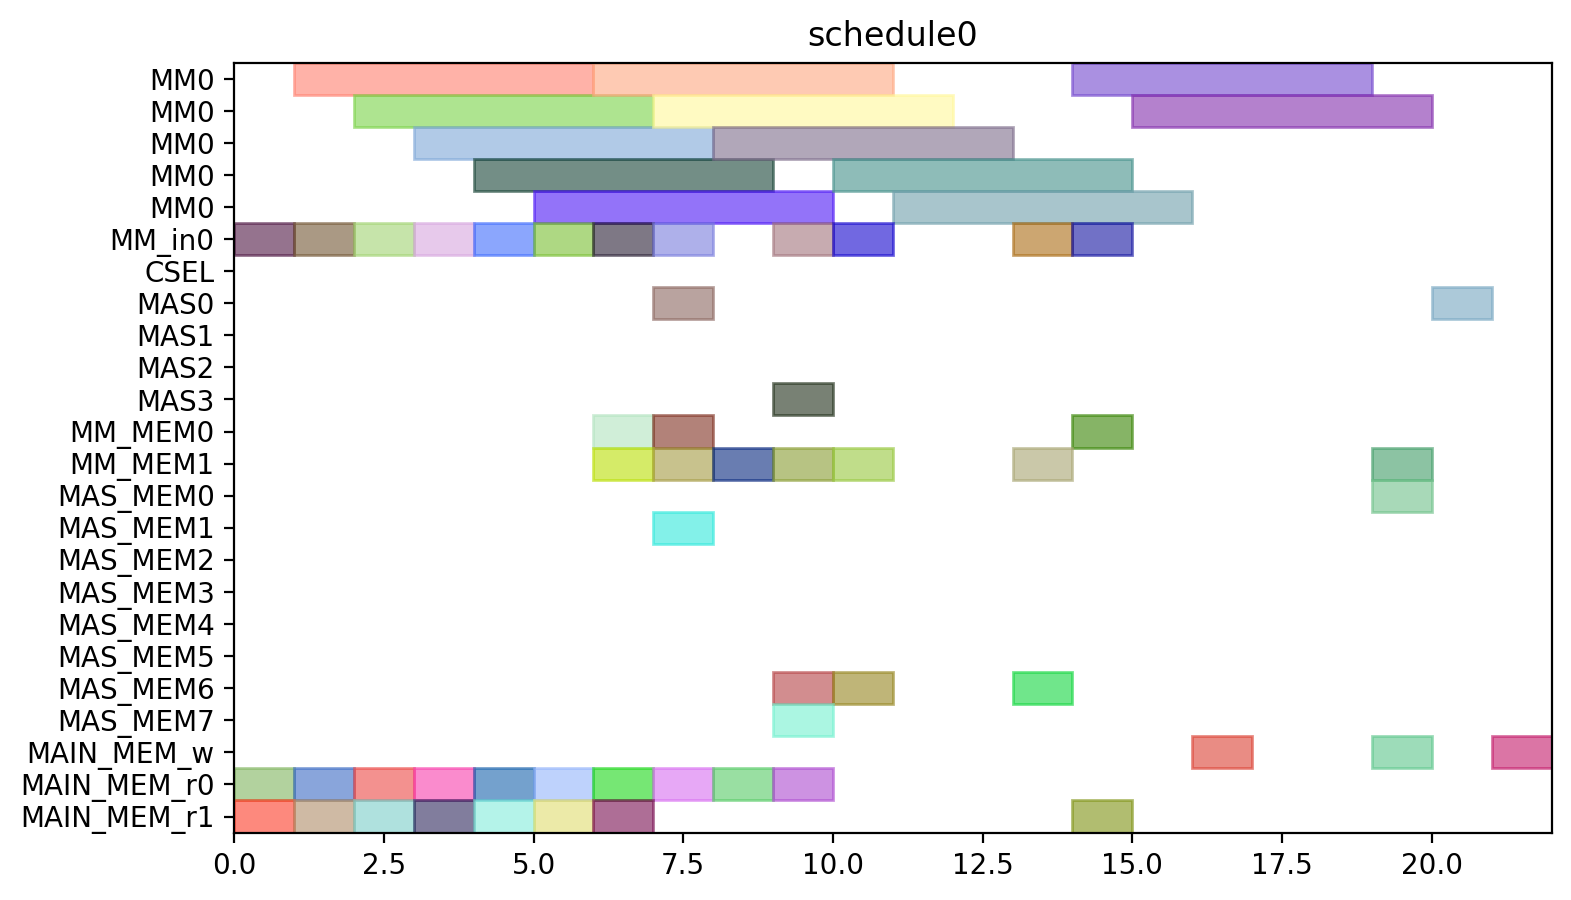

The Python source for this figure:
from pyschedule import Scenario, solvers, plotters, alt


def solve():
	horizon = 120
	S = Scenario("schedule0", horizon=horizon)

	# resource
	MM = S.Resources('MM', num=1, size=5)
	MM_in = S.Resources('MM_in', num=1)
	CSEL = S.Resource('CSEL')
	MAS = S.Resources('MAS', num=4, size=1, periods=range(1, horizon))
	MM_MEM = S.Resources('MM_MEM', num=2)
	MAS_MEM = S.Resources('MAS_MEM', num=8)
	MAIN_MEM_w = S.Resource('MAIN_MEM_w', size=1)
	MAIN_MEM_r = S.Resources('MAIN_MEM_r', num=2)

	# result of previous scheduling

	# new tasks
	r1 = S.Task('r1', length=5, delay_cost=1)
	r1 += alt(MM)
	r1_in = S.Task('r1_in', length=1, delay_cost=1)
	r1_in += alt(MM_in)
	S += r1_in*MM_in[0]<=r1*MM[0]
	r1_mem0 = S.Task('r1_mem0', length=1, delay_cost=1)
	r1_mem0 += MAIN_MEM_r[0]
	S += r1_mem0 <= r1

	r1_mem1 = S.Task('r1_mem1', length=1, delay_cost=1)
	r1_mem1 += MAIN_MEM_r[1]
	S += r1_mem1 <= r1

	r3 = S.Task('r3', length=5, delay_cost=1)
	r3 += alt(MM)
	r3_in = S.Task('r3_in', length=1, delay_cost=1)
	r3_in += alt(MM_in)
	S += r3_in*MM_in[0]<=r3*MM[0]
	r3_mem0 = S.Task('r3_mem0', length=1, delay_cost=1)
	r3_mem0 += MAIN_MEM_r[0]
	S += r3_mem0 <= r3

	r3_mem1 = S.Task('r3_mem1', length=1, delay_cost=1)
	r3_mem1 += MAIN_MEM_r[1]
	S += r3_mem1 <= r3

	r4 = S.Task('r4', length=5, delay_cost=1)
	r4 += alt(MM)
	r4_in = S.Task('r4_in', length=1, delay_cost=1)
	r4_in += alt(MM_in)
	S += r4_in*MM_in[0]<=r4*MM[0]
	r4_mem0 = S.Task('r4_mem0', length=1, delay_cost=1)
	r4_mem0 += MAIN_MEM_r[0]
	S += r4_mem0 <= r4

	r4_mem1 = S.Task('r4_mem1', length=1, delay_cost=1)
	r4_mem1 += MAIN_MEM_r[1]
	S += r4_mem1 <= r4

	r5 = S.Task('r5', length=5, delay_cost=1)
	r5 += alt(MM)
	r5_in = S.Task('r5_in', length=1, delay_cost=1)
	r5_in += alt(MM_in)
	S += r5_in*MM_in[0]<=r5*MM[0]
	r5_mem0 = S.Task('r5_mem0', length=1, delay_cost=1)
	r5_mem0 += MAIN_MEM_r[0]
	S += r5_mem0 <= r5

	r5_mem1 = S.Task('r5_mem1', length=1, delay_cost=1)
	r5_mem1 += MAIN_MEM_r[1]
	S += r5_mem1 <= r5

	r6 = S.Task('r6', length=5, delay_cost=1)
	r6 += alt(MM)
	r6_in = S.Task('r6_in', length=1, delay_cost=1)
	r6_in += alt(MM_in)
	S += r6_in*MM_in[0]<=r6*MM[0]
	r6_mem0 = S.Task('r6_mem0', length=1, delay_cost=1)
	r6_mem0 += MAIN_MEM_r[0]
	S += r6_mem0 <= r6

	r6_mem1 = S.Task('r6_mem1', length=1, delay_cost=1)
	r6_mem1 += MAIN_MEM_r[1]
	S += r6_mem1 <= r6

	r12 = S.Task('r12', length=5, delay_cost=1)
	r12 += alt(MM)
	r12_in = S.Task('r12_in', length=1, delay_cost=1)
	r12_in += alt(MM_in)
	S += r12_in*MM_in[0]<=r12*MM[0]
	r12_mem0 = S.Task('r12_mem0', length=1, delay_cost=1)
	r12_mem0 += MAIN_MEM_r[0]
	S += r12_mem0 <= r12

	r12_mem1 = S.Task('r12_mem1', length=1, delay_cost=1)
	r12_mem1 += MAIN_MEM_r[1]
	S += r12_mem1 <= r12

	r13 = S.Task('r13', length=5, delay_cost=1)
	r13 += alt(MM)
	r13_in = S.Task('r13_in', length=1, delay_cost=1)
	r13_in += alt(MM_in)
	S += r13_in*MM_in[0]<=r13*MM[0]
	r13_mem0 = S.Task('r13_mem0', length=1, delay_cost=1)
	r13_mem0 += MAIN_MEM_r[0]
	S += r13_mem0 <= r13

	r13_mem1 = S.Task('r13_mem1', length=1, delay_cost=1)
	r13_mem1 += MAIN_MEM_r[1]
	S += r13_mem1 <= r13

	r2 = S.Task('r2', length=1, delay_cost=1)
	r2 += alt(MAS)
	r2_mem0 = S.Task('r2_mem0', length=1, delay_cost=1)
	r2_mem0 += alt(MM_MEM)
	S += (r1*MM[0])-1 < r2_mem0*MM_MEM[0]
	S += r2_mem0 <= r2

	r2_mem1 = S.Task('r2_mem1', length=1, delay_cost=1)
	r2_mem1 += alt(MM_MEM)
	S += (r1*MM[0])-1 < r2_mem1*MM_MEM[1]
	S += r2_mem1 <= r2

	r7 = S.Task('r7', length=1, delay_cost=1)
	r7 += alt(MAS)
	r7_mem0 = S.Task('r7_mem0', length=1, delay_cost=1)
	r7_mem0 += alt(MM_MEM)
	S += (r5*MM[0])-1 < r7_mem0*MM_MEM[0]
	S += r7_mem0 <= r7

	r7_mem1 = S.Task('r7_mem1', length=1, delay_cost=1)
	r7_mem1 += alt(MM_MEM)
	S += (r6*MM[0])-1 < r7_mem1*MM_MEM[1]
	S += r7_mem1 <= r7

	r8 = S.Task('r8', length=1, delay_cost=1)
	r8 += alt(MAS)
	r8_mem0 = S.Task('r8_mem0', length=1, delay_cost=1)
	r8_mem0 += MAIN_MEM_r[0]
	S += r8_mem0 <= r8

	r8_mem1 = S.Task('r8_mem1', length=1, delay_cost=1)
	r8_mem1 += alt(MM_MEM)
	S += (r4*MM[0])-1 < r8_mem1*MM_MEM[1]
	S += r8_mem1 <= r8

	r10 = S.Task('r10', length=1, delay_cost=1)
	r10 += alt(MAS)
	r10_mem0 = S.Task('r10_mem0', length=1, delay_cost=1)
	r10_mem0 += MAIN_MEM_r[0]
	S += r10_mem0 <= r10

	r10_mem1 = S.Task('r10_mem1', length=1, delay_cost=1)
	r10_mem1 += alt(MM_MEM)
	S += (r4*MM[0])-1 < r10_mem1*MM_MEM[1]
	S += r10_mem1 <= r10

	r9 = S.Task('r9', length=5, delay_cost=1)
	r9 += alt(MM)
	r9_in = S.Task('r9_in', length=1, delay_cost=1)
	r9_in += alt(MM_in)
	S += r9_in*MM_in[0]<=r9*MM[0]
	r9_mem0 = S.Task('r9_mem0', length=1, delay_cost=1)
	r9_mem0 += MAIN_MEM_r[0]
	S += r9_mem0 <= r9

	r9_mem1 = S.Task('r9_mem1', length=1, delay_cost=1)
	r9_mem1 += alt(MAS_MEM)
	S += (r7*MAS[0])-1 < r9_mem1*MAS_MEM[1]
	S += (r7*MAS[1])-1 < r9_mem1*MAS_MEM[3]
	S += (r7*MAS[2])-1 < r9_mem1*MAS_MEM[5]
	S += (r7*MAS[3])-1 < r9_mem1*MAS_MEM[7]
	S += r9_mem1 <= r9

	r11 = S.Task('r11', length=5, delay_cost=1)
	r11 += alt(MM)
	r11_in = S.Task('r11_in', length=1, delay_cost=1)
	r11_in += alt(MM_in)
	S += r11_in*MM_in[0]<=r11*MM[0]
	r11_mem0 = S.Task('r11_mem0', length=1, delay_cost=1)
	r11_mem0 += alt(MAS_MEM)
	S += (r10*MAS[0])-1 < r11_mem0*MAS_MEM[0]
	S += (r10*MAS[1])-1 < r11_mem0*MAS_MEM[2]
	S += (r10*MAS[2])-1 < r11_mem0*MAS_MEM[4]
	S += (r10*MAS[3])-1 < r11_mem0*MAS_MEM[6]
	S += r11_mem0 <= r11

	r11_mem1 = S.Task('r11_mem1', length=1, delay_cost=1)
	r11_mem1 += alt(MAS_MEM)
	S += (r10*MAS[0])-1 < r11_mem1*MAS_MEM[1]
	S += (r10*MAS[1])-1 < r11_mem1*MAS_MEM[3]
	S += (r10*MAS[2])-1 < r11_mem1*MAS_MEM[5]
	S += (r10*MAS[3])-1 < r11_mem1*MAS_MEM[7]
	S += r11_mem1 <= r11

	PX_new = S.Task('PX_new', length=5, delay_cost=1)
	PX_new += alt(MM)
	PX_new_in = S.Task('PX_new_in', length=1, delay_cost=1)
	PX_new_in += alt(MM_in)
	S += PX_new_in*MM_in[0]<=PX_new*MM[0]
	S += 0<PX_new

	PX_new_w = S.Task('PX_new_w', length=1, delay_cost=1)
	PX_new_w += alt(MAIN_MEM_w)
	S += PX_new <= PX_new_w

	PX_new_mem0 = S.Task('PX_new_mem0', length=1, delay_cost=1)
	PX_new_mem0 += alt(MAS_MEM)
	S += (r2*MAS[0])-1 < PX_new_mem0*MAS_MEM[0]
	S += (r2*MAS[1])-1 < PX_new_mem0*MAS_MEM[2]
	S += (r2*MAS[2])-1 < PX_new_mem0*MAS_MEM[4]
	S += (r2*MAS[3])-1 < PX_new_mem0*MAS_MEM[6]
	S += PX_new_mem0 <= PX_new

	PX_new_mem1 = S.Task('PX_new_mem1', length=1, delay_cost=1)
	PX_new_mem1 += alt(MM_MEM)
	S += (r12*MM[0])-1 < PX_new_mem1*MM_MEM[1]
	S += PX_new_mem1 <= PX_new

	r14 = S.Task('r14', length=5, delay_cost=1)
	r14 += alt(MM)
	r14_in = S.Task('r14_in', length=1, delay_cost=1)
	r14_in += alt(MM_in)
	S += r14_in*MM_in[0]<=r14*MM[0]
	r14_mem0 = S.Task('r14_mem0', length=1, delay_cost=1)
	r14_mem0 += alt(MAS_MEM)
	S += (r2*MAS[0])-1 < r14_mem0*MAS_MEM[0]
	S += (r2*MAS[1])-1 < r14_mem0*MAS_MEM[2]
	S += (r2*MAS[2])-1 < r14_mem0*MAS_MEM[4]
	S += (r2*MAS[3])-1 < r14_mem0*MAS_MEM[6]
	S += r14_mem0 <= r14

	r14_mem1 = S.Task('r14_mem1', length=1, delay_cost=1)
	r14_mem1 += alt(MM_MEM)
	S += (r3*MM[0])-1 < r14_mem1*MM_MEM[1]
	S += r14_mem1 <= r14

	Z1_new = S.Task('Z1_new', length=5, delay_cost=1)
	Z1_new += alt(MM)
	Z1_new_in = S.Task('Z1_new_in', length=1, delay_cost=1)
	Z1_new_in += alt(MM_in)
	S += Z1_new_in*MM_in[0]<=Z1_new*MM[0]
	S += 0<Z1_new

	Z1_new_w = S.Task('Z1_new_w', length=1, delay_cost=1)
	Z1_new_w += alt(MAIN_MEM_w)
	S += Z1_new <= Z1_new_w

	Z1_new_mem0 = S.Task('Z1_new_mem0', length=1, delay_cost=1)
	Z1_new_mem0 += alt(MAS_MEM)
	S += (r2*MAS[0])-1 < Z1_new_mem0*MAS_MEM[0]
	S += (r2*MAS[1])-1 < Z1_new_mem0*MAS_MEM[2]
	S += (r2*MAS[2])-1 < Z1_new_mem0*MAS_MEM[4]
	S += (r2*MAS[3])-1 < Z1_new_mem0*MAS_MEM[6]
	S += Z1_new_mem0 <= Z1_new

	Z1_new_mem1 = S.Task('Z1_new_mem1', length=1, delay_cost=1)
	Z1_new_mem1 += alt(MM_MEM)
	S += (r13*MM[0])-1 < Z1_new_mem1*MM_MEM[1]
	S += Z1_new_mem1 <= Z1_new

	r15 = S.Task('r15', length=5, delay_cost=1)
	r15 += alt(MM)
	r15_in = S.Task('r15_in', length=1, delay_cost=1)
	r15_in += alt(MM_in)
	S += r15_in*MM_in[0]<=r15*MM[0]
	r15_mem0 = S.Task('r15_mem0', length=1, delay_cost=1)
	r15_mem0 += alt(MAS_MEM)
	S += (r8*MAS[0])-1 < r15_mem0*MAS_MEM[0]
	S += (r8*MAS[1])-1 < r15_mem0*MAS_MEM[2]
	S += (r8*MAS[2])-1 < r15_mem0*MAS_MEM[4]
	S += (r8*MAS[3])-1 < r15_mem0*MAS_MEM[6]
	S += r15_mem0 <= r15

	r15_mem1 = S.Task('r15_mem1', length=1, delay_cost=1)
	r15_mem1 += alt(MM_MEM)
	S += (r9*MM[0])-1 < r15_mem1*MM_MEM[1]
	S += r15_mem1 <= r15

	r16 = S.Task('r16', length=5, delay_cost=1)
	r16 += alt(MM)
	r16_in = S.Task('r16_in', length=1, delay_cost=1)
	r16_in += alt(MM_in)
	S += r16_in*MM_in[0]<=r16*MM[0]
	r16_mem0 = S.Task('r16_mem0', length=1, delay_cost=1)
	r16_mem0 += alt(MM_MEM)
	S += (r11*MM[0])-1 < r16_mem0*MM_MEM[0]
	S += r16_mem0 <= r16

	r16_mem1 = S.Task('r16_mem1', length=1, delay_cost=1)
	r16_mem1 += MAIN_MEM_r[1]
	S += r16_mem1 <= r16

	r17 = S.Task('r17', length=1, delay_cost=1)
	r17 += alt(MAS)
	r17_mem0 = S.Task('r17_mem0', length=1, delay_cost=1)
	r17_mem0 += alt(MM_MEM)
	S += (r14*MM[0])-1 < r17_mem0*MM_MEM[0]
	S += r17_mem0 <= r17

	r17_mem1 = S.Task('r17_mem1', length=1, delay_cost=1)
	r17_mem1 += alt(MM_MEM)
	S += (r15*MM[0])-1 < r17_mem1*MM_MEM[1]
	S += r17_mem1 <= r17

	PY_new = S.Task('PY_new', length=1, delay_cost=1)
	PY_new += alt(MAS)
	S += 0<PY_new

	PY_new_w = S.Task('PY_new_w', length=1, delay_cost=1)
	PY_new_w += alt(MAIN_MEM_w)
	S += PY_new <= PY_new_w

	PY_new_mem0 = S.Task('PY_new_mem0', length=1, delay_cost=1)
	PY_new_mem0 += alt(MAS_MEM)
	S += (r17*MAS[0])-1 < PY_new_mem0*MAS_MEM[0]
	S += (r17*MAS[1])-1 < PY_new_mem0*MAS_MEM[2]
	S += (r17*MAS[2])-1 < PY_new_mem0*MAS_MEM[4]
	S += (r17*MAS[3])-1 < PY_new_mem0*MAS_MEM[6]
	S += PY_new_mem0 <= PY_new

	PY_new_mem1 = S.Task('PY_new_mem1', length=1, delay_cost=1)
	PY_new_mem1 += alt(MM_MEM)
	S += (r16*MM[0])-1 < PY_new_mem1*MM_MEM[1]
	S += PY_new_mem1 <= PY_new

	solvers.mip.solve(S,msg=1,kind='CPLEX',ratio_gap=1.01)

	solution = [['hoge']*len(S.solution()[1]) for i in range(len(S.solution()))]
	for i in range(len(S.solution())):
		for j in range(len(S.solution()[i])):
			solution[i][j]=str(S.solution()[i][j])
	print(solution)

	cycles = int(solution[-1][3])

	pic_file_name = "/home/mfukuda/ABE/multiRAM_multiMAS_16mux/scheduling_result/stage5MM1_stage1MAS4/EP_YRECOVER/schedule0.png"
	if(S.solution() != []):
		plotters.matplotlib.plot(S,img_filename=pic_file_name, show_task_labels=False, fig_size=(cycles*0.25+3, 5))

	return solution
